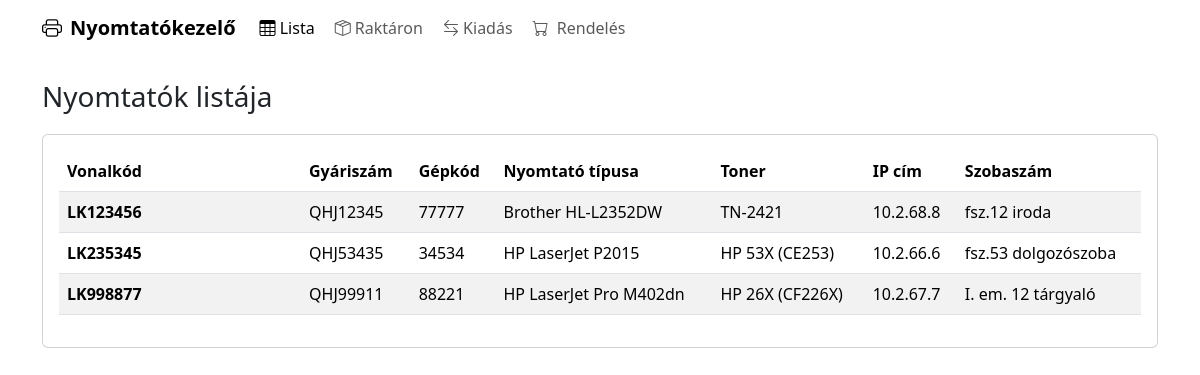
Page /nyomtato/index.php on the committed database.
### tables this page shows
CREATE TABLE `eszkozok` (
  `id` int(10) UNSIGNED NOT NULL,
  `vonalkod` varchar(64) NOT NULL,
  `gyariszam` varchar(64) NOT NULL,
  `gep_kod` varchar(64) NOT NULL,
  `nyomtato_tipusa` varchar(128) NOT NULL,
  `toner` varchar(128) NOT NULL,
  `epulet` varchar(36) NOT NULL,
  `leltarkorzet` varchar(36) NOT NULL,
  `ip_cim` varchar(36) NOT NULL,
  `szobaszam` varchar(128) NOT NULL,
  `raktaron` tinyint(4) NOT NULL,
  `toner_ig_rogzites` tinyint(4) NOT NULL
);

### nyomtato/index.php (the view, shortened to what this page needs)
<?php
require __DIR__ . '/db.php';
require __DIR__ . '/header.php';
$stmt = $pdo->query("SELECT * FROM eszkozok ORDER BY szobaszam, nyomtato_tipusa");
$rows = $stmt->fetchAll();
function e($v) { return htmlspecialchars($v, ENT_QUOTES, 'UTF-8'); }
?>
  <div class="container page-container my-4">
    <div class="d-flex justify-content-between align-items-start mb-3">
      <div>
        <h1 class="h3 mb-1">Nyomtatók listája</h1>
      </div>
    </div>
    <div class="card card-modern">
      <div class="card-body">
        <div class="table-responsive">
          <table class="table table-modern table-hover table-striped align-middle">
            <thead class="text-nowrap">
              <tr>
                <th style="min-width: 220px;">Vonalkód</th>
                <th>Gyáriszám</th>
                <th>Gépkód</th>
                <th>Nyomtató típusa</th>
                <th>Toner</th>
                <th>IP cím</th>
                <th>Szobaszám</th>
              </tr>
            </thead>
            <tbody>
              <?php foreach ($rows as $r): ?>
                <tr>
                  <td>
                    <div class="d-flex flex-column">
                      <strong><?= e($r['vonalkod']) ?></strong>
                    </div>
                  </td>
                  <td><span class="badge-soft"><?= e($r['gyariszam']) ?></span></td>
                  <td><?= e($r['gep_kod']) ?></td>
                  <td><?= e($r['nyomtato_tipusa']) ?></td>
                  <td><?= e($r['toner']) ?></td>
                  <td><?= e($r['ip_cim']) ?></td>
                  <td><?= e($r['szobaszam']) ?></td>
                </tr>
              <?php endforeach; ?>
            </tbody>
          </table>
        </div>
      </div>
    </div>
  </div>
 <?php
 require __DIR__ . '/footer.php';
 ?>

### rows in the picture
eszkozok: vonalkod "LK123456", gyariszam "QHJ12345", gep_kod "77777", nyomtato_tipusa "Brother HL-L2352DW", toner "TN-2421", ip_cim "10.2.68.8", szobaszam "fsz.12 iroda"
eszkozok: vonalkod "LK235345", gyariszam "QHJ53435", gep_kod "34534", nyomtato_tipusa "HP LaserJet P2015", toner "HP 53X (CE253)", ip_cim "10.2.66.6", szobaszam "fsz.53 dolgozószoba"
eszkozok: vonalkod "LK998877", gyariszam "QHJ99911", gep_kod "88221", nyomtato_tipusa "HP LaserJet Pro M402dn", toner "HP 26X (CF226X)", ip_cim "10.2.67.7", szobaszam "I. em. 12 tárgyaló"
